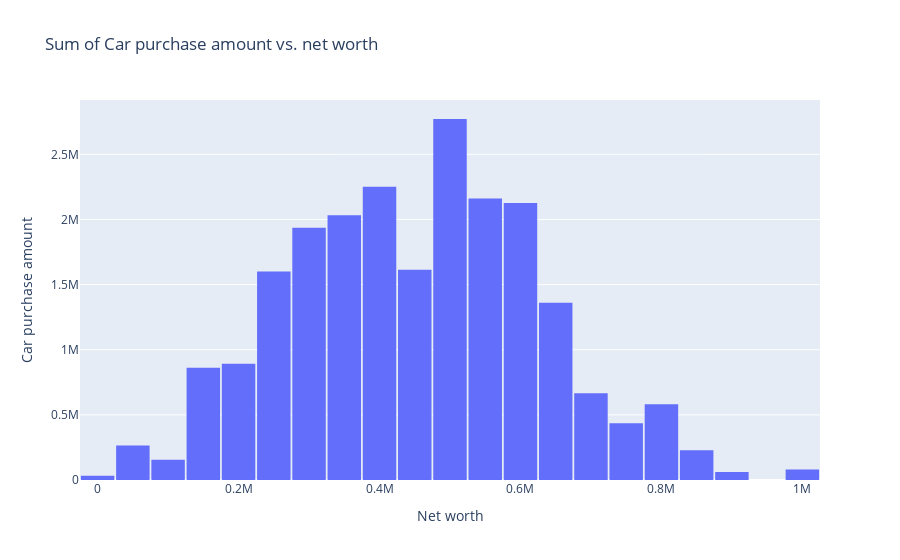

The notebook cell this image was saved under:
### Code cell
fig = px.histogram(car_purchasing_df, x = 'net worth', y = 'car purchase amount',
                   title = "Sum of Car purchase amount vs. net worth")

fig.update_layout(
    xaxis_title = ('Net worth'),
    yaxis_title= ('Car purchase amount'),
    bargap = 0.05,
    showlegend = False,
)
fig.show()

### Figure 1 — Plotly figure (JSON) as saved in the notebook; plotly's stock layout.template omitted (floating-point values rounded to 4 significant figures; data arrays with more than 128 entries replaced by an {"elided": "..."} marker saying what was removed)
{"data": [{"alignmentgroup": "True", "bingroup": "x", "histfunc": "sum", "hovertemplate": "net worth=%{x}<br>sum of car purchase amount=%{y}<extra></extra>", "legendgroup": "", "marker": {"color": "#636efa", "pattern": {"shape": ""}}, "name": "", "offsetgroup": "", "orientation": "v", "showlegend": false, "type": "histogram", "x": {"elided": "500 float values"}, "xaxis": "x", "y": {"elided": "500 float values"}, "yaxis": "y"}], "layout": {"bargap": 0.05, "barmode": "relative", "legend": {"tracegroupgap": 0}, "showlegend": false, "title": {"text": "Sum of Car purchase amount vs. net worth"}, "xaxis": {"anchor": "y", "domain": [0, 1], "title": {"text": "Net worth"}}, "yaxis": {"anchor": "x", "domain": [0, 1], "title": {"text": "Car purchase amount"}}}}
